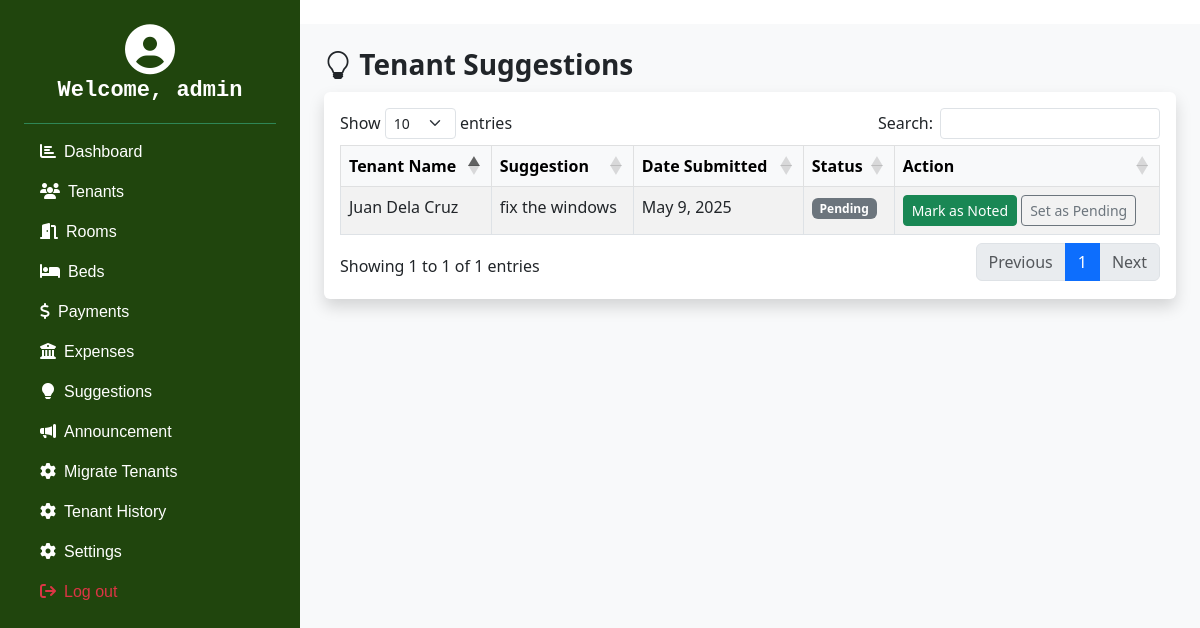
Screenshot of /admin/suggestions.php (signed in) with the database file from the repository.
### tables this page shows
CREATE TABLE `suggestions` (
  `suggestion_id` int(11) NOT NULL AUTO_INCREMENT,
  `tenant_id` int(11) NOT NULL,
  `suggestion` text NOT NULL,
  `date_submitted` datetime DEFAULT current_timestamp(),
  `status` enum('Pending','Noted') NOT NULL DEFAULT 'Pending',
  PRIMARY KEY (`suggestion_id`),
  KEY `tenant_id` (`tenant_id`),
  CONSTRAINT `suggestions_ibfk_1` FOREIGN KEY (`tenant_id`) REFERENCES `tenants` (`tenant_id`) ON DELETE CASCADE ON UPDATE CASCADE
);

CREATE TABLE `tenants` (
  `tenant_id` int(11) NOT NULL AUTO_INCREMENT,
  `academic_year_id` int(11) NOT NULL,
  `first_name` varchar(120) NOT NULL,
  `last_name` varchar(120) NOT NULL,
  `middle_name` varchar(120) DEFAULT NULL,
  `birthdate` date NOT NULL,
  `address` varchar(250) NOT NULL,
  `gender` enum('M','F') NOT NULL,
  `mobile_no` varchar(11) NOT NULL,
  `guardian_id` int(11) NOT NULL,
  `course_id` int(11) NOT NULL,
  `year_level` enum('1','2','3','4') NOT NULL,
  `tenant_type` enum('Student','Non-Student') DEFAULT NULL,
  `profile_picture` varchar(225) DEFAULT NULL,
  `student_id` varchar(20) NOT NULL DEFAULT 'Student',
  `is_student` tinyint(1) NOT NULL DEFAULT 1,
  `user_id` int(11) NOT NULL,
  `is_willing_to_continue` tinyint(1) NOT NULL DEFAULT 0,
  PRIMARY KEY (`tenant_id`),
  KEY `FK_guardians_TO_tenants` (`guardian_id`),
  KEY `FK_course_TO_tenants` (`course_id`),
  KEY `FK_academic_years_TO_tenants` (`academic_year_id`),
  KEY `fk_tenants_user` (`user_id`),
  CONSTRAINT `FK_academic_years_TO_tenants` FOREIGN KEY (`academic_year_id`) REFERENCES `academic_years` (`academic_year_id`),
  CONSTRAINT `FK_course_TO_tenants` FOREIGN KEY (`course_id`) REFERENCES `course` (`course_id`),
  CONSTRAINT `FK_guardians_TO_tenants` FOREIGN KEY (`guardian_id`) REFERENCES `guardians` (`guardian_id`),
  CONSTRAINT `fk_tenants_user` FOREIGN KEY (`user_id`) REFERENCES `users` (`user_id`) ON DELETE CASCADE ON UPDATE CASCADE
);

### admin/suggestions.php (the view, shortened to what this page needs)
<?php
include '../connection/db.php';
$query = "
    SELECT s.suggestion_id, s.suggestion, s.date_submitted, s.status,
           t.first_name, t.last_name
    FROM suggestions s
    JOIN tenants t ON s.tenant_id = t.tenant_id
    ORDER BY s.date_submitted DESC
";
$suggestions = $conn->query($query);
?>
<!DOCTYPE html>
<html lang="en">
<head>
    <link href="https://cdn.jsdelivr.net/npm/bootstrap@5.3.0/dist/css/bootstrap.min.css" rel="stylesheet">
    <link href="https://cdn.datatables.net/1.13.6/css/dataTables.bootstrap5.min.css" rel="stylesheet">
    <link rel="stylesheet" href="CSS/sidebar.css">
</head>
<body>
<?php include 'includes/sidebar.php'; ?>
<br>
<div class="main-content p-4">
    <h3><i class="bi bi-lightbulb"></i> Tenant Suggestions</h3>
    <div class="table-responsive bg-white p-3 rounded shadow">
        <table id="suggestionsTable" class="table table-striped table-bordered">
            <thead class="table-light">
                <tr>
                    <th>Tenant Name</th>
                    <th>Suggestion</th>
                    <th>Date Submitted</th>
                    <th>Status</th>
                    <th>Action</th>
                </tr>
            </thead>
            <tbody>
            <?php while ($row = $suggestions->fetch_assoc()): ?>
                <tr>
                    <td><?= htmlspecialchars($row['first_name'] . ' ' . $row['last_name']) ?></td>
                    <td><?= htmlspecialchars($row['suggestion']) ?></td>
                    <td><?= htmlspecialchars(date("F j, Y", strtotime($row['date_submitted']))) ?></td>
                    <td>
                        <span class="badge <?= $row['status'] === 'Noted' ? 'bg-success' : 'bg-secondary' ?>">
                            <?= $row['status'] ?? 'Pending' ?>
                        </span>
                    </td>
                    <td>
                        <form method="POST" class="d-inline">
                            <button type="submit" name="action" value="Noted" class="btn btn-sm btn-success">
                                Mark as Noted
                            </button>
                            <button type="submit" name="action" value="Pending" class="btn btn-sm btn-outline-secondary">
                                Set as Pending
                            </button>
                        </form>
                    </td>
                </tr>
            <?php endwhile; ?>
            </tbody>
        </table>
    </div>
</div>
</body>
</html>

### admin/CSS/sidebar.css (style rules this page uses)
html, body { height: 100%; margin: 0; padding: 0; }
.main-content { margin-left: 300px; padding: 20px; margin-left: 300px; flex-grow: 1; min-height: 100vh; background-color: #f8f9fa; padding: 20px; display: flex; flex-direction: column; }

### admin/suggestions.php (style rules this page uses)
h3 { margin-bottom: 10px; font-weight: bold; }

### rows the page displays
suggestions: tenant.last_name "Juan Dela Cruz", suggestion "fix the windows", date_submitted "May 9, 2025", status "Pending"

### other values shown
$_SESSION['username'] "admin"
